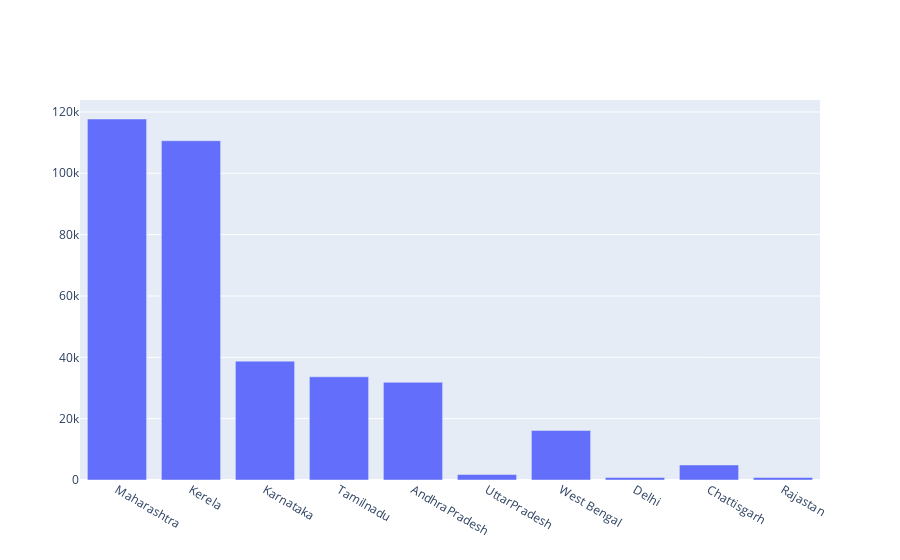

Source (notebook cell):
### Code cell
Cases=[117698,110616,38752,33665,31850,1789,16143,847,4914,824]
Covid =go.Figure(data=go.Bar(x=States,y=Cases))
Covid.show()

### Figure 1 — Plotly figure (JSON) as saved in the notebook; plotly's stock layout.template omitted (floating-point values rounded to 4 significant figures)
{"data": [{"y": [117698, 110616, 38752, 33665, 31850, 1789, 16143, 847, 4914, 824], "x": ["Maharashtra", "Kerela", "Karnataka", "Tamilnadu", "AndhraPradesh", "UttarPradesh", "West Bengal", "Delhi", "Chattisgarh", "Rajastan"], "type": "bar"}], "layout": {}}
